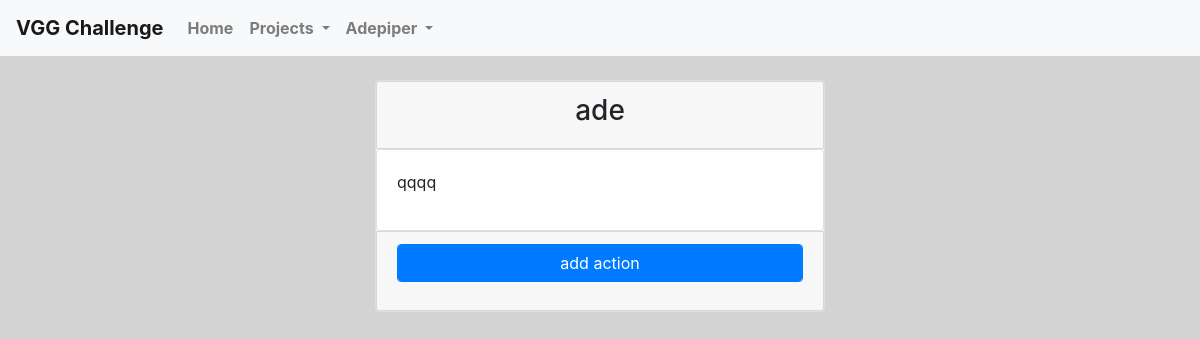
/project/1 (signed in), run on an earlier commit of the app's database.
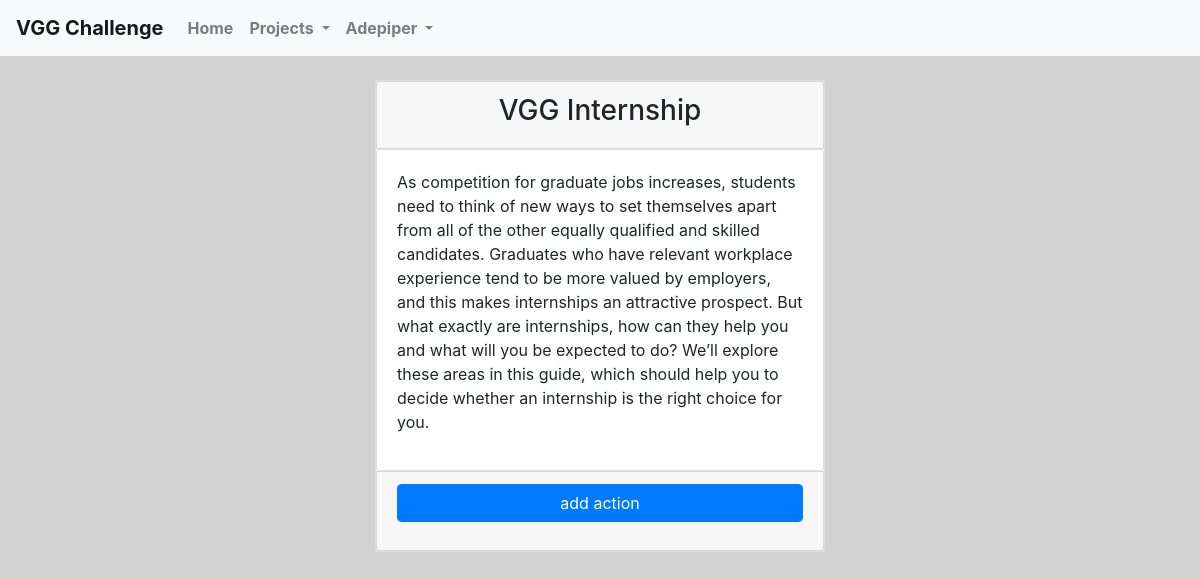
And on a later commit of the database.
### vgginternship/models.py (models this page shows, shortened)
class Projects(db.Model):
    id = db.Column(db.Integer, primary_key=True)
    name = db.Column(db.String(100), nullable = False, unique= True)
    description = db.Column(db.Text, nullable= False)
    actions = db.relationship('Actions', backref='project', lazy=True)

### vgginternship/projects/routes.py (the view)
@projects.route('/project/<int:project_id>')
@login_required
def projectz(project_id):
    project = Projects.query.get_or_404(project_id)
    return render_template('projectid.html', project=project)

### vgginternship/models.py (called while the page is built)
@login_manager.user_loader
def load_user(user_id):
    return User.query.get(int(user_id))

### vgginternship/templates/projectid.html
{% extends "layout.html" %}
    {% block content %}
    <div class="container">
                <div class="card mt-4">
                                <div class="card card-header text-center">
                                    <h3>{{project.name}}</h3>
                                </div>
                                <div class="card card-body">
                                    <p>{{project.description}}</p>
                                </div>
                                <div class="card card-footer text-center">
                                        <div class="form-group">
                                                        <a class="btn btn-primary form-control" href="{{url_for('projects.addActions', project_id = project.id)}}">add action</a>
                                        </div>
                                </div>
                              </div>
    {% endblock content %}

What changed in the data, as far as the page shows it:
changed Projects: name "ade" → "VGG Internship"; description "qqqq" → "As competition for graduate jobs increases, students need to think of new ways to set themselves apart from all of the other equally qualified and skilled candidates. Graduates who have relevant workplace experience tend to be more valued by employers, and this makes internships an attractive prospect. But what exactly are internships, how can they help you and what will you be expected to do? We’ll explore these areas in this guide, which should help you to decide whether an internship is the right choice for you."
